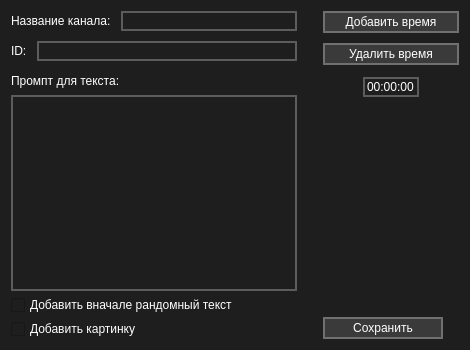
<?xml version="1.0" encoding="UTF-8"?>
<ui version="4.0">
 <class>Dialog</class>
 <widget class="QDialog" name="Dialog">
  <property name="geometry">
   <rect>
    <x>0</x>
    <y>0</y>
    <width>470</width>
    <height>350</height>
   </rect>
  </property>
  <property name="minimumSize">
   <size>
    <width>470</width>
    <height>350</height>
   </size>
  </property>
  <property name="windowTitle">
   <string>Публикация</string>
  </property>
  <property name="windowIcon">
   <iconset resource="res.qrc">
    <normaloff>:/icons/icon2.ico</normaloff>:/icons/icon2.ico</iconset>
  </property>
  <property name="styleSheet">
   <string notr="true">QWidget {
    background-color: #1E1E1E; /* Основной фон */
    color: #FFFFFF; /* Текст */
}

QPushButton {
    background-color: #3A3A3A; /* Кнопка */
	border: 2px solid rgba(255, 255, 255, 70); /* Граница кнопки */
    padding: 2px;
}

QPushButton:hover {
    background-color: #3A3A3A; /* Кнопка */
	border: 2px solid rgba(255, 255, 255, 150); /* Граница кнопки */
    padding: 2px;
}

QPushButton:pressed {
    background-color: #1E1E1E; /* Фон кнопки при наведении */
	border: 2px solid rgb(255, 255, 255); /* Граница кнопки */
    padding: 2px;
}

QLineEdit {
	border: 2px solid rgba(255, 255, 255, 70);
	color: white;
}

QLineEdit:hover {
	border: 2px solid rgba(255, 255, 255, 150);
}

QLineEdit:focus {
	border: 2px solid rgb(255, 255, 255);
}

QPlainTextEdit {
	border: 2px solid rgba(255, 255, 255, 70);
	color: white;
}

QPlainTextEdit:hover {
	border: 2px solid rgba(255, 255, 255, 150);
}

QPlainTextEdit:focus {
	border: 2px solid rgb(255, 255, 255);
}

QTableView {
	font-size: 12px;
	border: none;
	gridline-color: rgba(255, 255, 255, 70);
	selection-color: rgb(253, 252, 76);
	selection-background-color: rgb(255, 145, 132);
}

QTableWiew:section {
	border: none;
	padding-bottom: 5px;
	padding-top: 5px;
}

QTableWiew:item {
	border-style: none;
}

QTimeEdit {
	border: 2px solid rgba(255, 255, 255, 70);
	color: white;
}

QTimeEdit:hover {
	border: 2px solid rgba(255, 255, 255, 150);
}

QTimeEdit:focus {
	border: 2px solid rgb(255, 255, 255);
}</string>
  </property>
  <layout class="QGridLayout" name="gridLayout">
   <item row="2" column="5">
    <layout class="QVBoxLayout" name="verticalLayout">
     <item>
      <spacer name="verticalSpacer">
       <property name="orientation">
        <enum>Qt::Orientation::Vertical</enum>
       </property>
       <property name="sizeHint" stdset="0">
        <size>
         <width>20</width>
         <height>40</height>
        </size>
       </property>
      </spacer>
     </item>
     <item>
      <widget class="QPushButton" name="pushButton_3">
       <property name="maximumSize">
        <size>
         <width>120</width>
         <height>16777215</height>
        </size>
       </property>
       <property name="text">
        <string>Сохранить</string>
       </property>
      </widget>
     </item>
    </layout>
   </item>
   <item row="0" column="0" rowspan="3">
    <layout class="QVBoxLayout" name="verticalLayout_2">
     <property name="spacing">
      <number>10</number>
     </property>
     <item>
      <layout class="QHBoxLayout" name="horizontalLayout">
       <item>
        <widget class="QLabel" name="label">
         <property name="text">
          <string>Название канала:</string>
         </property>
        </widget>
       </item>
       <item>
        <widget class="QLineEdit" name="lineEdit"/>
       </item>
      </layout>
     </item>
     <item>
      <layout class="QHBoxLayout" name="horizontalLayout_2">
       <item>
        <widget class="QLabel" name="label_2">
         <property name="text">
          <string>ID:</string>
         </property>
        </widget>
       </item>
       <item>
        <widget class="QLineEdit" name="lineEdit_2"/>
       </item>
      </layout>
     </item>
     <item>
      <layout class="QVBoxLayout" name="verticalLayout_3">
       <property name="spacing">
        <number>4</number>
       </property>
       <item>
        <widget class="QLabel" name="label_4">
         <property name="minimumSize">
          <size>
           <width>0</width>
           <height>20</height>
          </size>
         </property>
         <property name="text">
          <string>Промпт для текста:</string>
         </property>
        </widget>
       </item>
       <item>
        <widget class="QPlainTextEdit" name="plainTextEdit">
         <property name="minimumSize">
          <size>
           <width>0</width>
           <height>80</height>
          </size>
         </property>
        </widget>
       </item>
       <item>
        <widget class="QCheckBox" name="checkBox">
         <property name="minimumSize">
          <size>
           <width>0</width>
           <height>20</height>
          </size>
         </property>
         <property name="text">
          <string>Добавить вначале рандомный текст</string>
         </property>
        </widget>
       </item>
       <item>
        <widget class="QCheckBox" name="checkBox_2">
         <property name="minimumSize">
          <size>
           <width>0</width>
           <height>20</height>
          </size>
         </property>
         <property name="text">
          <string>Добавить картинку</string>
         </property>
        </widget>
       </item>
      </layout>
     </item>
    </layout>
   </item>
   <item row="0" column="5">
    <layout class="QVBoxLayout" name="verticalLayout_6">
     <property name="spacing">
      <number>10</number>
     </property>
     <item>
      <widget class="QPushButton" name="pushButton">
       <property name="maximumSize">
        <size>
         <width>16777215</width>
         <height>22</height>
        </size>
       </property>
       <property name="text">
        <string>Добавить время</string>
       </property>
      </widget>
     </item>
     <item>
      <widget class="QPushButton" name="pushButton_2">
       <property name="maximumSize">
        <size>
         <width>16777215</width>
         <height>22</height>
        </size>
       </property>
       <property name="layoutDirection">
        <enum>Qt::LayoutDirection::LeftToRight</enum>
       </property>
       <property name="text">
        <string>Удалить время</string>
       </property>
      </widget>
     </item>
     <item>
      <layout class="QHBoxLayout" name="horizontalLayout_3">
       <property name="topMargin">
        <number>2</number>
       </property>
       <item>
        <spacer name="horizontalSpacer_2">
         <property name="orientation">
          <enum>Qt::Orientation::Horizontal</enum>
         </property>
         <property name="sizeType">
          <enum>QSizePolicy::Policy::Minimum</enum>
         </property>
         <property name="sizeHint" stdset="0">
          <size>
           <width>40</width>
           <height>20</height>
          </size>
         </property>
        </spacer>
       </item>
       <item>
        <layout class="QVBoxLayout" name="verticalLayout_5">
         <item>
          <widget class="QTimeEdit" name="timeEdit">
           <property name="minimumSize">
            <size>
             <width>40</width>
             <height>0</height>
            </size>
           </property>
           <property name="buttonSymbols">
            <enum>QAbstractSpinBox::ButtonSymbols::NoButtons</enum>
           </property>
          </widget>
         </item>
        </layout>
       </item>
       <item>
        <spacer name="horizontalSpacer">
         <property name="orientation">
          <enum>Qt::Orientation::Horizontal</enum>
         </property>
         <property name="sizeType">
          <enum>QSizePolicy::Policy::Minimum</enum>
         </property>
         <property name="sizeHint" stdset="0">
          <size>
           <width>40</width>
           <height>20</height>
          </size>
         </property>
        </spacer>
       </item>
      </layout>
     </item>
    </layout>
   </item>
   <item row="1" column="3">
    <spacer name="horizontalSpacer_3">
     <property name="orientation">
      <enum>Qt::Orientation::Horizontal</enum>
     </property>
     <property name="sizeType">
      <enum>QSizePolicy::Policy::Minimum</enum>
     </property>
     <property name="sizeHint" stdset="0">
      <size>
       <width>20</width>
       <height>20</height>
      </size>
     </property>
    </spacer>
   </item>
  </layout>
 </widget>
 <resources>
  <include location="res.qrc"/>
 </resources>
 <connections/>
</ui>
